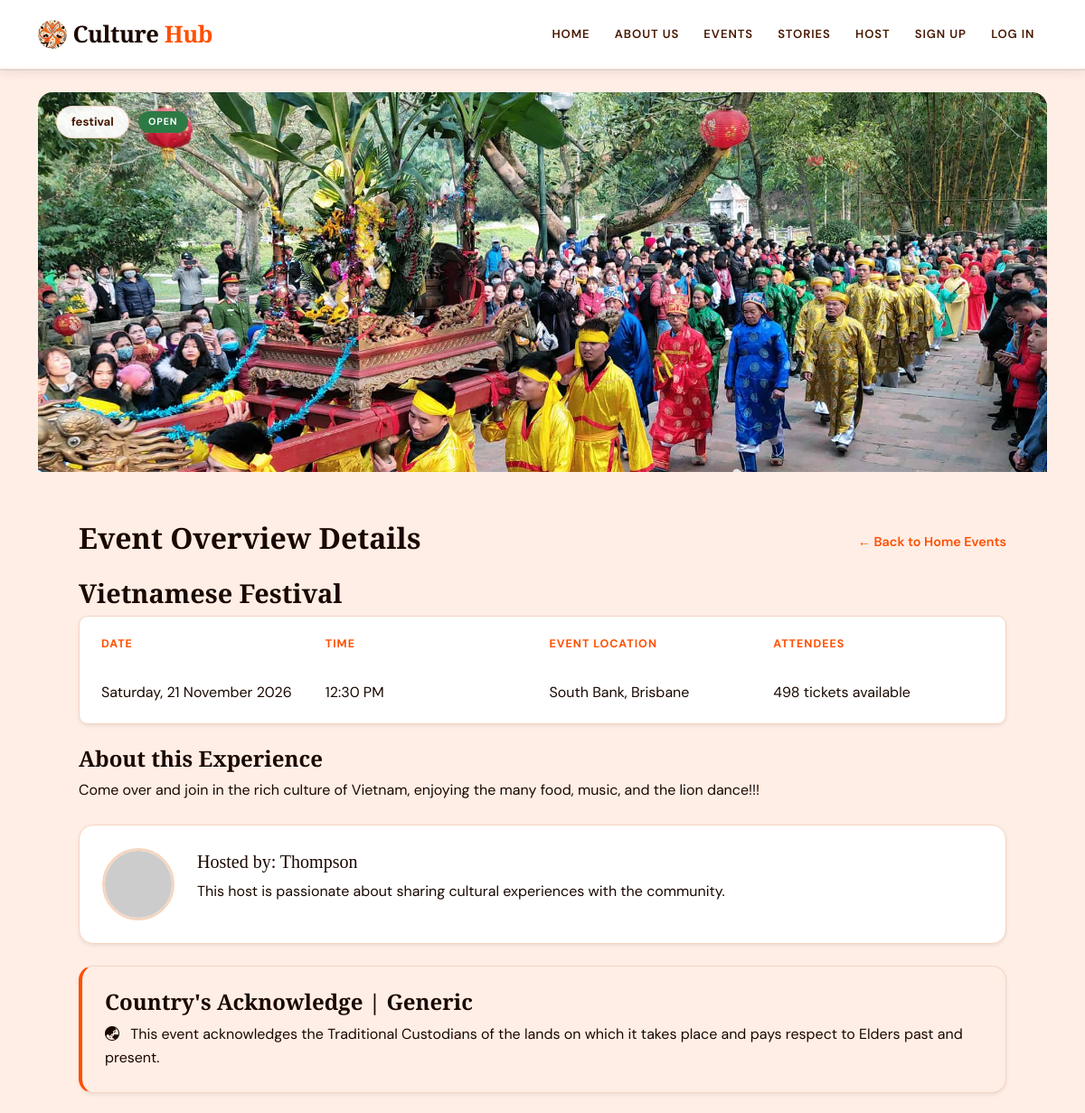
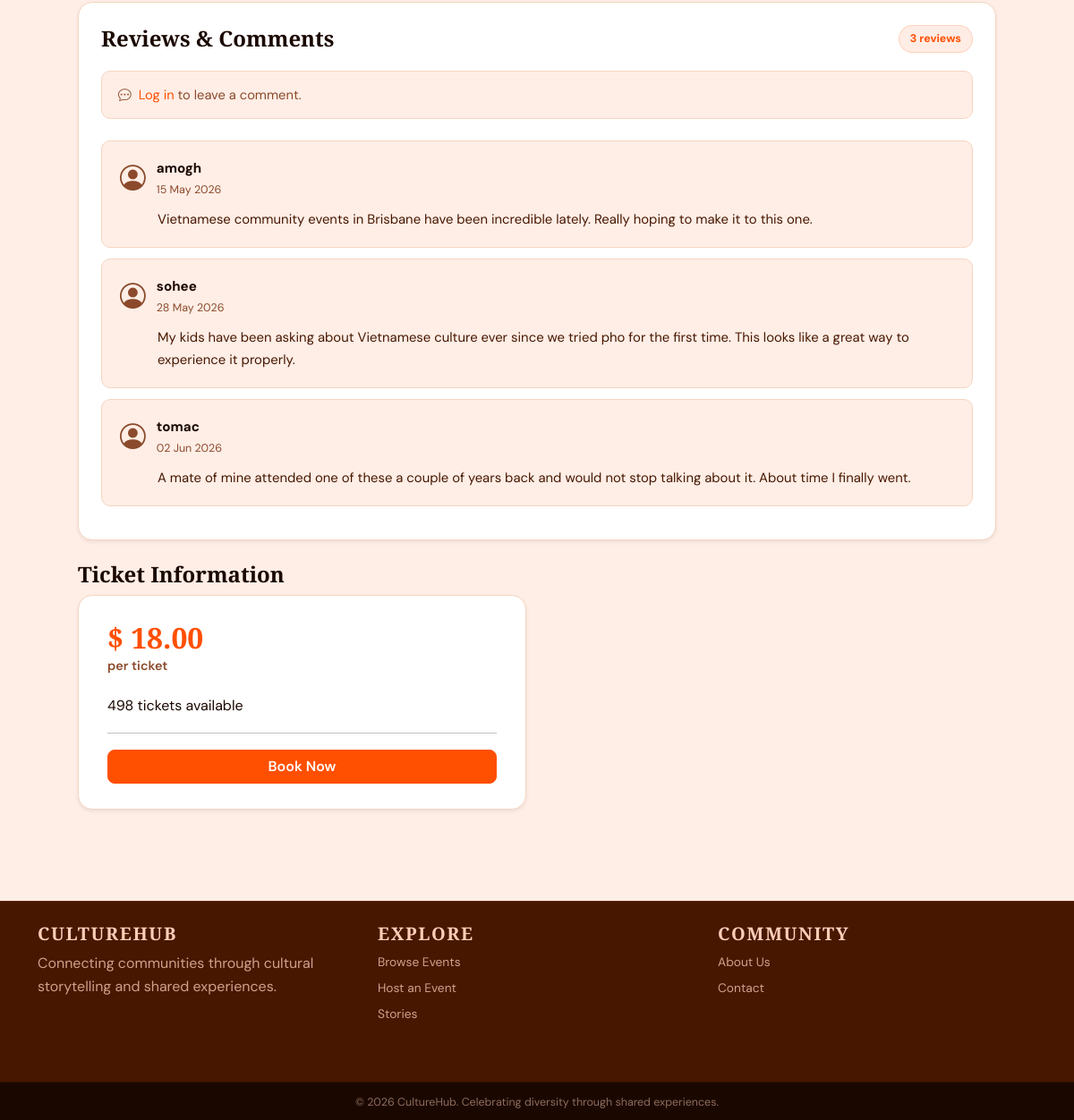
Screenshot of /event/1 with the database file from the repository (2 pictures, top to bottom).
### culturehub/models.py (models this page shows)
class Event(db.Model):
    id = db.Column(db.Integer, primary_key=True)
    name = db.Column(db.String(100), nullable=False)
    category = db.Column(db.String(50), nullable=False)
    date = db.Column(db.DateTime, nullable=False)
    location = db.Column(db.String(255), nullable=False)
    description = db.Column(db.Text, nullable=False)
    image = db.Column(db.String(255))
    status = db.Column(db.String(20), default='Open')
    tickets_available = db.Column(db.Integer, nullable=False)
    price = db.Column(db.Float, nullable=False)
    acknowledgement  = db.Column(db.String(20), default='none')
    acknowledgement_text = db.Column(db.Text, nullable=True)
    user_id = db.Column(db.Integer, db.ForeignKey('user.id'), nullable=False)
    comments = db.relationship('Comment', backref='event', lazy=True)
    orders = db.relationship('Order', backref='event', lazy=True)

class User(db.Model, UserMixin):
    id = db.Column(db.Integer, primary_key=True)
    name = db.Column(db.String(100), unique=True, nullable=False)
    first_name = db.Column(db.String(50), nullable=True)
    last_name = db.Column(db.String(50), nullable=True)
    email = db.Column(db.String(150), unique=True, nullable=False)
    phone = db.Column(db.String(20), nullable=False)
    address = db.Column(db.String(255), nullable=False)
    password_hash = db.Column(db.String(255), nullable=False)
    profile_image = db.Column(db.String(255), nullable=True)
    events = db.relationship('Event', backref='user', lazy=True)
    comments = db.relationship('Comment', backref='user', lazy=True)
    orders = db.relationship('Order', backref='user', lazy=True)
    bio = db.Column(db.Text, nullable=True)  # Optional field for user biography
    language = db.Column(db.String(255), nullable=True)  # Optional field for user's preferred language
    cultural_interests = db.Column(db.String(255), nullable=True)  # Optional field for user's cultural interests
    created_at = db.Column(db.DateTime, default=datetime.now)  # Timestamp for when the user account was created

class Comment(db.Model):
    id = db.Column(db.Integer, primary_key=True)
    content = db.Column(db.String(255), nullable=False)
    rating = db.Column(db.Integer, nullable=True)
    date = db.Column(db.DateTime, default=datetime.now)
    user_id = db.Column(db.Integer, db.ForeignKey('user.id'), nullable=False)
    event_id = db.Column(db.Integer, db.ForeignKey('event.id'), nullable=False)

### culturehub/views.py (the view, shortened to what this page needs)
@main_bp.route('/event/<int:event_id>', methods=['GET', 'POST'])
def event_detail(event_id):
    event = db.session.get(Event, event_id)
    if event is None:
        return render_template('errors/404.html'), 404
    form = BookingForm()
    comments = Comment.query.filter_by(event_id=event_id).all()
    ratings = [c.rating for c in comments if c.rating is not None]
    avg_rating = round(sum(ratings) / len(ratings), 1) if ratings else None
    now = datetime.now()
    return render_template('events/event-detail.html', event=event, form=form, comments=comments, avg_rating=avg_rating, now=now)

### culturehub/templates/events/event-detail.html (shortened to what this page needs)
{% extends "base.html" %}
{% block content %}
<div class="container event-detail-page my-4">
    <section class="event-detail-hero">
        <img src="{{ url_for('static', filename='images/' + event.image) if event.image else 'https://placehold.co/1200x450' }}"
            alt="{{ event.name }}">
        <div class="event-badges">
            <span class="event-category-badge">{{ event.category }}</span>
            <span class="detail-status-badge status-{{ event.status | lower | replace(' ', '-') }}">{{ event.status }}</span>
        </div>
    </section>
    <section class="event-detail-content my-4">
        <div class="d-flex justify-content-between align-items-center mb-3">
            <h2 class="section-title">Event Overview Details</h2>
            <a href="{{ url_for('main.index') }}#events" class="back-link">
                ← Back to Home Events
            </a>
        </div>
        <h3 class="event-detail-title">{{ event.name }}</h3>
        <div class="event-info-card shadow-sm">
            <div>
                <strong>Date</strong><br>
                {{ event.date.strftime("%A, %d %B %Y") }}
            </div>
            <div>
                <strong>Time</strong><br>
                {{ event.date.strftime("%I:%M %p") }}
            </div>
            <div>
                <strong>Event Location</strong><br>
                {{ event.location }}
            </div>
            <div>
                <strong>Attendees</strong><br>
                {{ event.tickets_available }} tickets available
            </div>
        </div>
        <h4 class="section-title mt-4">About this Experience</h4>
        <p>{{ event.description }}</p>
        <div class="host-detail-card shadow-sm mt-4">
            <img src="{{ url_for('static', filename='profile_pics/' + event.user.profile_image) if event.user.profile_image else 'https://placehold.co/80x80' }}"
                alt="Host photo">
            <div>
                <h5>Hosted by: {{ event.user.name }}</h5>
                <p>
                    {{ event.user.bio or "This host is passionate about sharing cultural experiences with the
                    community." }}
                </p>
            </div>
        </div>
      {% if event.acknowledgement and event.acknowledgement != 'none' %}
      <div class="acknowledgement-card shadow-sm mt-4">
        <h4>Country's Acknowledge | {{ event.acknowledgement|capitalize }}</h4>
        <i class="bi bi-globe-asia-australia me-2"></i>
        {% if event.acknowledgement == 'generic' %}
          This event acknowledges the Traditional Custodians of the lands on which it takes place and pays respect to Elders past and present.
        {% endif %}
      </div>
      {% endif %}
        <section class="comments-card shadow-sm mt-4">
          <div class="reviews-header">
            <h4>Reviews &amp; Comments</h4>
            <div class="reviews-header-right">
              {% if comments %}
              <span class="reviews-count">{{ comments|length }} {% if event.date < now %}review{% if comments|length != 1 %}s{% endif %}{% else %}comment{% if comments|length != 1 %}s{% endif %}{% endif %}</span>
              {% endif %}
            </div>
          </div>
          {% if current_user.is_authenticated %}
          <div class="review-form-wrap">
            <div class="review-form-avatar">
              <i class="bi bi-person-circle"></i>
            </div>
            <form method="POST" class="review-form">
              {{ form.hidden_tag() }}
              {% if event.date < now %}
              <div class="star-input" role="group" aria-label="Rating">
                <input type="radio" name="rating" id="s5" value="5"><label for="s5" title="5 stars">★</label>
                <input type="radio" name="rating" id="s4" value="4"><label for="s4" title="4 stars">★</label>
                <input type="radio" name="rating" id="s3" value="3"><label for="s3" title="3 stars">★</label>
                <input type="radio" name="rating" id="s2" value="2"><label for="s2" title="2 stars">★</label>
                <input type="radio" name="rating" id="s1" value="1"><label for="s1" title="1 star">★</label>
              </div>
              {% endif %}
              <textarea class="review-textarea" name="comment" rows="3"
                  placeholder="{% if event.date < now %}Share your experience or thoughts about this event...{% else %}Share what you're looking forward to...{% endif %}"></textarea>
              <div class="review-form-footer">
                <button type="submit" class="btn btn-primary btn-sm">{% if event.date < now %}Post Review{% else %}Post Comment{% endif %}</button>
              </div>
            </form>
          </div>
          {% else %}
          <p class="text-muted review-login-prompt">
            <i class="bi bi-chat-dots me-1"></i>
            <a href="{{ url_for('auth.login') }}">Log in</a> to leave a comment.
          </p>
          {% endif %}
          <div class="reviews-list mt-4">
            {% if comments %}
            {% for comment in comments %}
            <div class="comment-item">
              <div class="comment-meta">
                <div class="comment-avatar"><i class="bi bi-person-circle"></i></div>
                <div>
                  <strong class="comment-author">{{ comment.user.name }}</strong>
                  <span class="comment-date">{{ comment.date.strftime("%d %b %Y") }}</span>
                </div>
              </div>
              <p class="comment-body">{{ comment.content }}</p>
            </div>
            {% endfor %}
            {% else %}
            <div class="no-reviews">
              <i class="bi bi-chat-square-text"></i>
              <p>No reviews yet. Be the first to share your thoughts!</p>
            </div>
            {% endif %}
          </div>
        </section>
        <div class="row mt-4">
            <div class="col-md-6 mb-4">
                <h4 class="section-title">Ticket Information</h4>
                <div class="ticket-card ticket-booking-card shadow-sm">
                    <h3 class="ticket-price">
                        $ {{ "%.2f"|format(event.price) }}
                    </h3>
                    <p class="ticket-subtitle">per ticket</p>
                    <p>{{ event.tickets_available }} tickets available</p>
                    <hr>
                    {% if event.status == 'Sold Out' or event.tickets_available == 0 %}
                        <button class="btn btn-secondary book-now-btn" disabled>Sold Out</button>
                    {% elif event.status == 'Cancelled' %}
                        <button class="btn btn-danger book-now-btn" disabled>Cancelled</button>
                    {% elif event.status == 'Inactive' %}
                        <button class="btn btn-secondary book-now-btn" disabled>Event Ended</button>
                    {% else %}
                        <button type="button" class="btn btn-primary book-now-btn" data-bs-toggle="modal"
                            data-bs-target="#confirmBookingModal">
                            Book Now
                        </button>
                    {% endif %}
                </div>
            </div>
        </div>
    </section>
</div>
{% endblock %}

### culturehub/templates/base.html (shortened to what this page needs)
<!doctype html>
<html lang="en">
<head>
    <link href="https://cdn.jsdelivr.net/npm/bootstrap@5.3.2/dist/css/bootstrap.min.css" rel="stylesheet">
    <link rel="stylesheet" href="https://cdn.jsdelivr.net/npm/bootstrap-icons@1.11.3/font/bootstrap-icons.css">
    <link rel="stylesheet" href="{{ url_for('static', filename='style/stylesheet.css') }}">
</head>
<body>
    <header class="border-bottom">
        <nav class="navbar navbar-expand-lg navbar-light">
            <div class="container">
                <a href="{{ url_for('main.index') }}" class="navbar-brand">
                    <img src="{{ url_for('static', filename='images/culturehub-logo.svg') }}" alt="CultureHub Logo" class="brand-logo-circle">Culture<span class="brand-accent">Hub</span>
                </a>
                <div class="collapse navbar-collapse justify-content-end" id="navbarSupportedContent">
                    <div class="navbar-nav ms-auto align-items-center">
                        <a class="nav-item nav-link {% if request.endpoint == 'main.index' %}active{% endif %}" href="{{ url_for('main.index') }}">Home</a>
                        <a class="nav-item nav-link {% if request.endpoint == 'main.about' %}active{% endif %}" href="{{ url_for('main.about') }}">About Us</a>
                        <a class="nav-item nav-link" href="{{ url_for('main.index') }}#events">Events</a>
                        <a class="nav-item nav-link {% if request.endpoint == 'main.stories' %}active{% endif %}" href="{{ url_for('main.stories') }}">Stories</a>
                        <a class="nav-item nav-link {% if request.endpoint == 'main.create_event' %}active{% endif %}" href="{{ url_for('main.create_event') }}">Host</a>
                        {% if current_user.is_authenticated %}
                            <a class="nav-item nav-link {% if request.endpoint == 'main.profile' %}active{% endif %}" href="{{ url_for('main.profile') }}">Profile</a>
                            <a class="nav-item nav-link" href="{{ url_for('auth.logout') }}">Log Out</a>
                        {% else %}
                            <a class="nav-item nav-link {% if request.endpoint == 'auth.register' %}active{% endif %}" href="{{ url_for('auth.register') }}">Sign Up</a>
                            <a class="nav-item nav-link {% if request.endpoint == 'auth.login' %}active{% endif %}" href="{{ url_for('auth.login') }}">Log In</a>
                        {% endif %}
                    </div>
                </div>
            </div>
        </nav>
    </header>
    {% block content %}{% endblock %}
    <footer class="footer mt-5">
        <div class="footer-top py-4">
            <div class="container">
                <div class="row">
                    <div class="col-md-4 mb-4">
                        <h5>CultureHub</h5>
                        <p>Connecting communities through cultural storytelling and shared experiences.</p>
                    </div>
                    <div class="col-md-4 mb-4">
                        <h5>Explore</h5>
                        <ul class="list-unstyled">
                            <li><a href="{{ url_for('main.index') }}#events">Browse Events</a></li>
                            <li><a href="{{ url_for('main.create_event') }}">Host an Event</a></li>
                            <li><a href="{{ url_for('main.stories') }}">Stories</a></li>
                        </ul>
                    </div>
                    <div class="col-md-4 mb-4">
                        <h5>Community</h5>
                        <ul class="list-unstyled">
                            <li><a href="{{ url_for('main.about') }}">About Us</a></li>
                            <li><a href="{{ url_for('main.contact') }}">Contact</a></li>
                        </ul>
                    </div>
                </div>
            </div>
        </div>
        <div class="footer-bottom text-center py-2">
            <span>© 2026 CultureHub. Celebrating diversity through shared experiences.</span>
        </div>
    </footer>
</body>
</html>

### rows the page displays
Event: image (picture), category "festival", status "OPEN", name "Vietnamese Festival", date "Saturday, 21 November 2026", date "12:30 PM", location "South Bank, Brisbane", tickets_available "498", description "Come over and join in the rich culture of Vietnam, enjoying the many food, music, and the lion dance!!!", acknowledgement "Generic", price "18.00"
User: user.name "Thompson", user "This host is passionate about sharing cultural experiences with the community."
Comment: user.name "amogh", date "15 May 2026", content "Vietnamese community events in Brisbane have been incredible lately. Really hoping to make it to this one."
Comment: user.name "sohee", date "28 May 2026", content "My kids have been asking about Vietnamese culture ever since we tried pho for the first time. This looks like a great way to experience it properly."
Comment: user.name "tomac", date "02 Jun 2026", content "A mate of mine attended one of these a couple of years back and would not stop talking about it. About time I finally went."

### other values shown
{{ comments|length }} "3"
